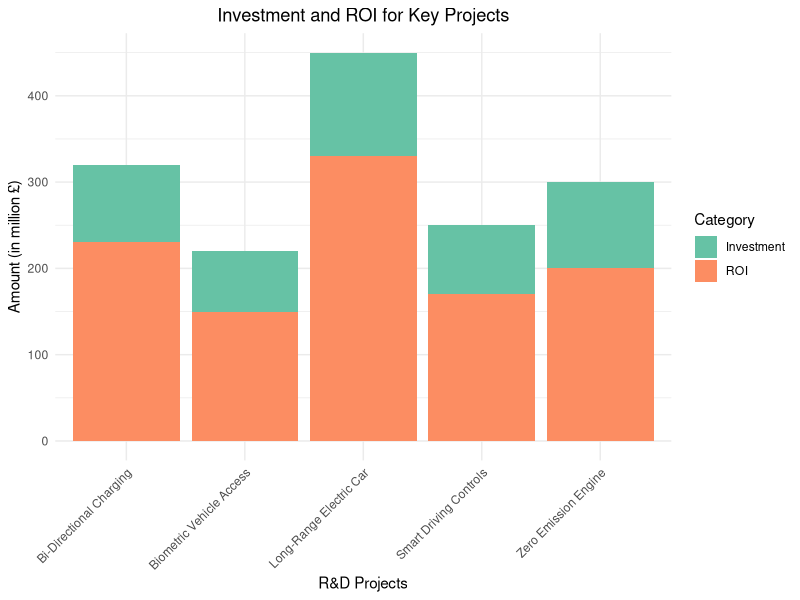

This chart was generated by the following R code:
# Load necessary library
library(ggplot2)

# Create a sample data frame for Investment and ROI
data <- data.frame(
  Project = factor(c("Zero Emission Engine", "Smart Driving Controls", "Bi-Directional Charging", "Biometric Vehicle Access", "Long-Range Electric Car")),
  Investment = c(100, 80, 90, 70, 120),    # Investment in million pounds
  ROI = c(200, 170, 230, 150, 330)         # ROI calculated as (Revenue - Investment)
)

# Melt data into long format for stacking
library(reshape2)
data_melted <- melt(data, id.vars = "Project", variable.name = "Category", value.name = "Amount")

# Create a stacked bar chart
ggplot(data_melted, aes(x = Project, y = Amount, fill = Category)) +
  geom_bar(stat = "identity") +
  labs(
    title = "Investment and ROI for Key Projects",
    x = "R&D Projects",
    y = "Amount (in million £)",
    fill = "Category"
  ) +
  theme_minimal() +
  theme(
    axis.text.x = element_text(angle = 45, hjust = 1),
    plot.title = element_text(hjust = 0.5)
  ) +
  scale_fill_brewer(palette = "Set2")
